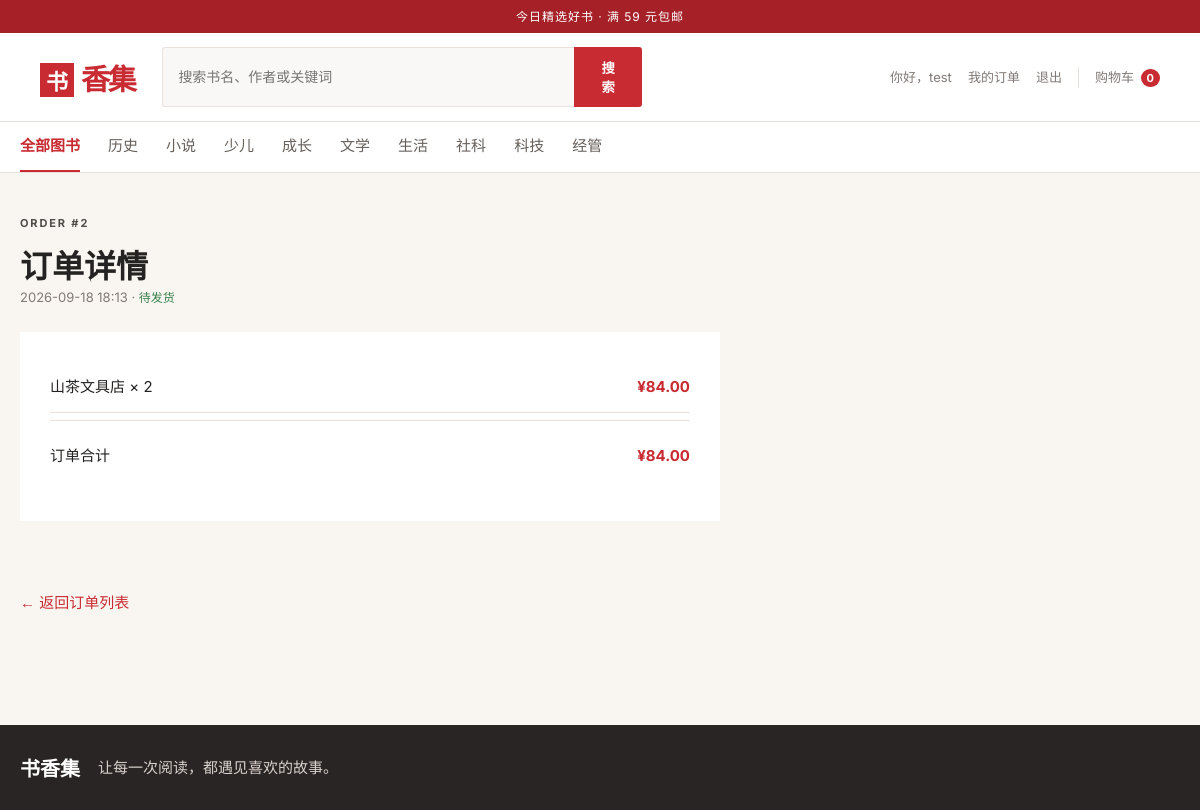
The page /orders/2 (signed in) on the database its author committed.
### tables this page shows
CREATE TABLE orders (
            id INTEGER PRIMARY KEY AUTOINCREMENT,
            user_id INTEGER NOT NULL REFERENCES users(id) ON DELETE CASCADE,
            total REAL NOT NULL CHECK (total >= 0),
            status TEXT NOT NULL DEFAULT '待发货',
            created_at TEXT NOT NULL
        );

CREATE TABLE order_items (
            id INTEGER PRIMARY KEY AUTOINCREMENT,
            order_id INTEGER NOT NULL REFERENCES orders(id) ON DELETE CASCADE,
            book_id INTEGER NOT NULL REFERENCES books(id),
            title TEXT NOT NULL,
            price REAL NOT NULL,
            quantity INTEGER NOT NULL
        );

### app.py (the view)
@app.route("/orders/<int:order_id>")
@login_required
def order_detail(order_id: int):
    order = get_db().execute(
        "SELECT * FROM orders WHERE id = ? AND user_id = ?",
        (order_id, session["user_id"]),
    ).fetchone()
    if order is None:
        return render_template("404.html"), 404
    items = get_db().execute(
        "SELECT * FROM order_items WHERE order_id = ? ORDER BY id", (order_id,)
    ).fetchall()
    return render_template("order_detail.html", order=order, items=items)

### app.py (called while the page is built)
def get_db() -> sqlite3.Connection:
    if "db" not in g:
        Path(app.config["DATABASE"]).parent.mkdir(parents=True, exist_ok=True)
        g.db = sqlite3.connect(app.config["DATABASE"])
        g.db.row_factory = sqlite3.Row
        g.db.execute("PRAGMA foreign_keys = ON")
    return g.db

@app.context_processor
def inject_navigation() -> dict[str, object]:
    categories = get_db().execute(
        "SELECT DISTINCT category FROM books ORDER BY category"
    ).fetchall()
    cart_count = 0
    if session.get("user_id"):
        row = get_db().execute(
            "SELECT COALESCE(SUM(quantity), 0) AS count FROM cart_items WHERE user_id = ?",
            (session["user_id"],),
        ).fetchone()
        cart_count = row["count"]
    return {"nav_categories": categories, "cart_count": cart_count}

def login_required(view):
    @wraps(view)
    def wrapped(*args, **kwargs):
        if "user_id" not in session:
            flash("请先登录后继续。", "warning")
            return redirect(url_for("login", next=request.path))
        return view(*args, **kwargs)
    return wrapped

### templates/order_detail.html (shortened to what this page needs)
{% extends "base.html" %}
{% block content %}
<div class="page-title"><p class="eyebrow">ORDER #{{ order['id'] }}</p><h1>订单详情</h1><p class="muted">{{ order['created_at'] }} · <span class="status">{{ order['status'] }}</span></p></div>
<section class="order-detail-card">{% for item in items %}<div class="checkout-line"><span>{{ item['title'] }} × {{ item['quantity'] }}</span><strong>¥{{ '%.2f'|format(item['price'] * item['quantity']) }}</strong></div>{% endfor %}<hr><div class="summary-total"><span>订单合计</span><strong>¥{{ '%.2f'|format(order['total']) }}</strong></div></section><a href="{{ url_for('orders') }}" class="back-link">← 返回订单列表</a>
{% endblock %}

### static/css/style.css (style rules this page uses)
:root { --red: #c92b32; --deep-red: #a62027; --ink: #252322; --muted: #817a76; --cream: #f9f6f1; --line: #e9e2dc; }
* { box-sizing: border-box; }
body { margin: 0; color: var(--ink); background: var(--cream); font: 15px/1.6 Inter, "Microsoft YaHei", sans-serif; }
a { color: inherit; text-decoration: none; }
.eyebrow { font-size: 11px; font-weight: 700; letter-spacing: .17em; margin: 0 0 8px; opacity: .8; }
.section-head h2, .page-title h1 { font: 900 28px "Noto Serif SC", serif; margin: 0; }
.author, .muted { color: var(--muted); font-size: 13px; margin: 0; }
.page-title { margin: 42px 0 24px; }
.page-title h1 { font-size: 32px; }
.cart-items, .summary, .checkout-card, .order-detail-card { background: #fff; }
.summary strong, .summary-total strong { color: var(--red); }
.summary hr, .order-detail-card hr { border: 0; border-top: 1px solid var(--line); }
.checkout-card, .order-detail-card { margin-bottom: 70px; max-width: 700px; padding: 30px; }
.checkout-line { border-bottom: 1px solid var(--line); display: flex; justify-content: space-between; padding: 13px 0; }
.checkout-line strong { color: var(--red); }
.checkout-total, .summary-total { display: flex; justify-content: space-between; margin: 23px 0; }
.status { color: #39804b; font-size: 12px; }
.back-link { color: var(--red); display: inline-block; margin-bottom: 65px; }

### rows shown on the page
orders: id "2", created_at "2026-09-18 18:13", status "待发货", total "84.00"
order_items: title "山茶文具店", quantity "2", item['price']*item['quantity'] "84.00"

### other values the page prints
{{ session.get('username') }} "test"
{{ cart_count }} "0"
{{ category['category'] }} "历史" "小说" "少儿" "成长" "文学" "生活" "社科" "科技" "经管"
